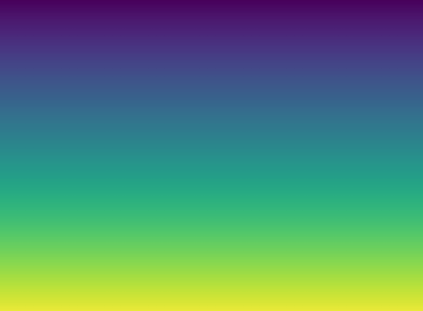
#> input picture Practica/degradado.png, 423 x 311 px
$ jupyter execute --allow-errors ejercicio.ipynb
#> lines starting #> are read from the running program, lines starting #| are printed output that depends on the picture
[cell 1]
import cv2
import numpy as np
import matplotlib.pyplot as plt

plt.rcParams['figure.figsize']=[10,5]
imagen = cv2.imread('imagen1.jpg')
#> (the rest of this cell did not finish here and is left out)

[cell 2]
import cv2
import numpy as np
import matplotlib.pyplot as plt
from matplotlib.colors import LinearSegmentedColormap

# Definición de colores
colores = [(0, 'purple'), (0.4, 'blue'), (0.7, 'green'), (1, 'yellow')]
cmap = LinearSegmentedColormap.from_list('degradado', colores)

imagen_degra = cmap(np.linspace(0, 1, 650).reshape(-1, 1))

plt.figure(figsize=(12, 5))

plt.imshow(imagen_degra, aspect='auto')
plt.show()
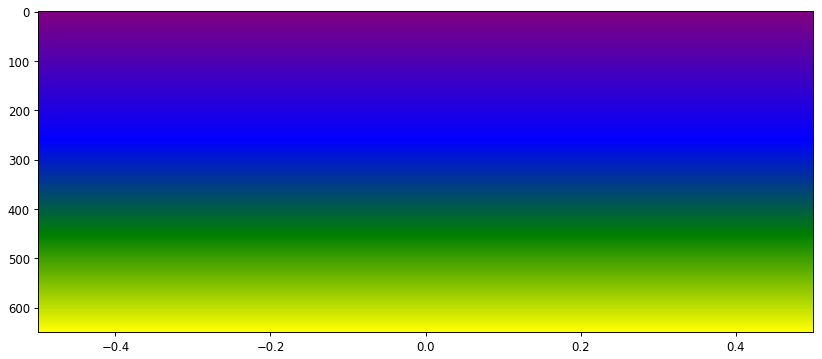
#> figure drawn by matplotlib, 1 panel

[cell 3]
import cv2
import numpy as np
import matplotlib.pyplot as plt

imagen = cv2.imread('degradado.png')
#> imagen is the input picture: shape (311, 423, 3); mean B, G, R 115.4, 136.2, 81.6

plt.figure(figsize=(10,5))

plt.subplot(121)
plt.imshow(cv2.cvtColor(imagen, cv2.COLOR_BGR2RGB))
plt.title('Imagen Original')

plt.show()

[cell 4]
import cv2
import numpy as np
import matplotlib.pyplot as plt

tamaño = 100
filas, conlumnas = 8, 8

tablero = np.zeros((filas*tamaño, conlumnas*tamaño), dtype=np.uint8)
for i in range(filas):
    for j in range(conlumnas):
        if ( i + j ) % 2 == 0:
            tablero [i*tamaño:(i+1)*tamaño, j*tamaño:(j+1)*tamaño] = 255


plt.imshow(tablero, cmap='gray')
plt.title('Tablero de Ajedrez')
plt.show()
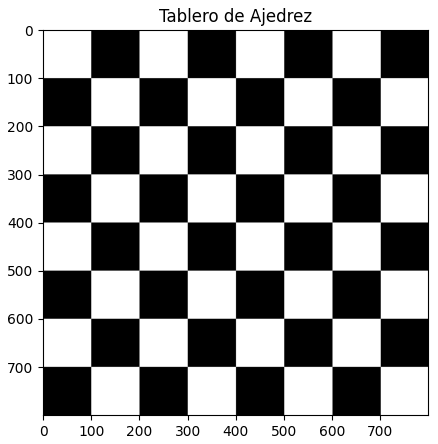
#> figure drawn by matplotlib, 1 panel

[cell 5]
import cv2
import numpy as np
import matplotlib.pyplot as plt

imagen = cv2.imread('imagen1.jpg', 0)
#> (the rest of this cell did not finish here and is left out)

[cell 6]
import cv2
import numpy as np
import matplotlib.pyplot as plt

tamaño = 10
filas, conlumnas = 7, 7
color_cuadr = np.zeros((tamaño * 7, tamaño * 7, 3), dtype=np.uint8)


colors = [(255, 0, 0), (0, 255, 0), (0, 0, 255), (255, 255, 0),
          (255, 165, 0), (255, 255, 255), (0, 0, 0)]  # Rojo, verde, azul, amarillo, naranja, blanco, negro

tablero = np.zeros((filas*tamaño, conlumnas*tamaño), dtype=np.uint8)
for i in range(filas):
    for j in range(conlumnas):
        if ( i + j ) % 2 == 0:
            tablero [i*tamaño:(i+1)*tamaño, j*tamaño:(j+1)*tamaño] = 255


plt.imshow(tablero, cmap='gray')
plt.title('Tablero de Ajedrez')
plt.show()
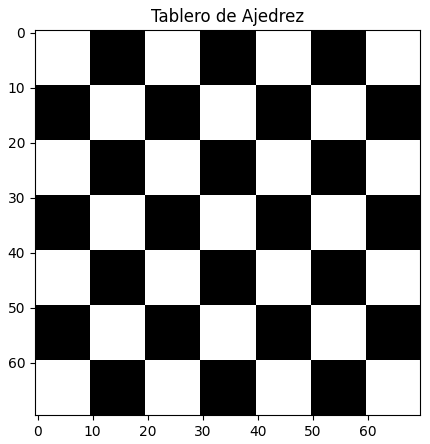
#> figure drawn by matplotlib, 1 panel

[cell 7]
import matplotlib.pyplot as plt
import numpy as np
import cv2

size=7
square_size = 100
img_size = size * square_size
colors = [(255, 0, 0), (0, 255, 0), (0, 0, 255), (255, 255, 0),
          (255, 165, 0), (255, 255, 255), (0, 0, 0)]  # Rojo, verde, azul, amarillo, naranja, blanco, negro

color_pattern = np.zeros((img_size, img_size, 3), dtype=np.uint8)

for i in range(size):
    for j in range(size):
        color = colors[(i + j) % len(colors)]  # Alternar colores
        color_pattern[i*square_size:(i+1)*square_size, j*square_size:(j+1)*square_size] = color

plt.imshow(cv2.cvtColor(color_pattern, cv2.COLOR_BGR2RGB))
plt.title("Ejercicio 2 - BANDERA")
plt.axis("off")
plt.show()
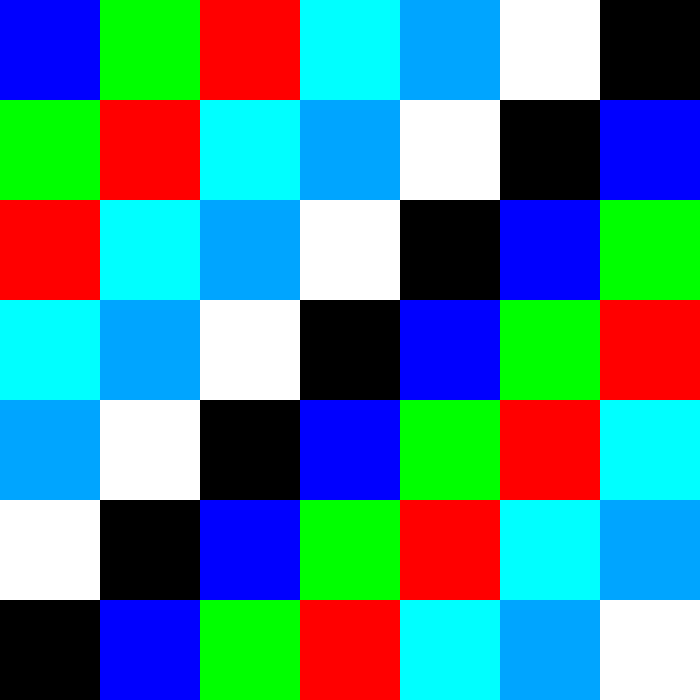
#> shown: shape (700, 700, 3); mean R, G, B 72.9, 132.9, 145.7
